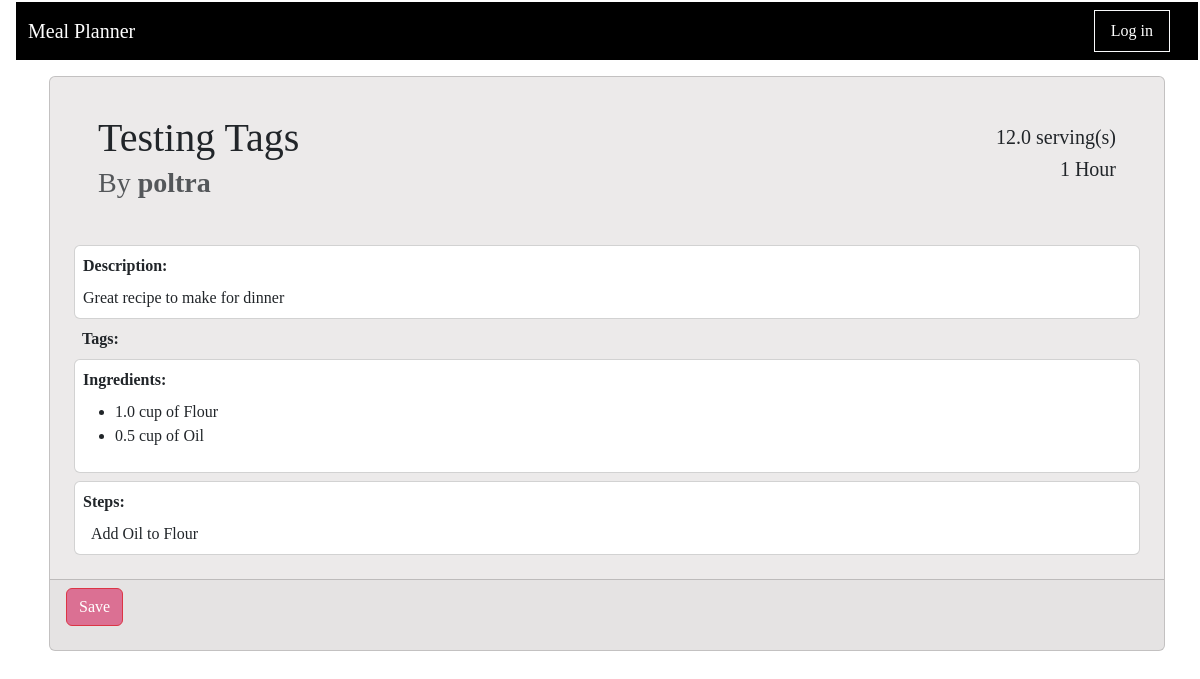
Screenshot of /recipe/2/view with the database file from the repository.
### app/main/models.py (models this page shows, shortened)
class Recipe(db.Model):
    id : sqlo.Mapped[int] = sqlo.mapped_column(primary_key=True)
    title : sqlo.Mapped[str] = sqlo.mapped_column(sqla.String(150), default="")
    description: sqlo.Mapped[str] = sqlo.mapped_column(sqla.String(1500), default="")
    servingSize : sqlo.Mapped[float] = sqlo.mapped_column(sqla.Float, default=0)
    estimatedTime : sqlo.Mapped[str] = sqlo.mapped_column(sqla.String(25), default="")
    steps : sqlo.Mapped[str] = sqlo.mapped_column(sqla.String, default="")
    timestamp : sqlo.Mapped[Optional[datetime]] = sqlo.mapped_column(default = lambda : datetime.now(timezone.utc))
    is_draft : sqlo.Mapped[bool] = sqlo.mapped_column(sqla.Boolean, default=True)
    user_id : sqlo.Mapped[int] = sqlo.mapped_column(sqla.ForeignKey('user.id'))
    writer : sqlo.Mapped['User'] = sqlo.relationship(back_populates='written_recipes')
    tags: sqlo.WriteOnlyMapped['Tag'] = sqlo.relationship(
        secondary=recipe_tags_table,
        primaryjoin=(recipe_tags_table.c.recipe_id == id),
        back_populates='recipes',
        passive_deletes=True)
    recipe_saved_by_users : sqlo.WriteOnlyMapped['User'] = sqlo.relationship(
        secondary=saved_recipes_table,
        primaryjoin=(saved_recipes_table.c.recipe_id == id),
        back_populates='users_saved_recipes',
        passive_deletes=True)
    ingredients_used: sqlo.WriteOnlyMapped['RecipeIngredientUse'] = sqlo.relationship(back_populates='recipe_usecase_recipe', passive_deletes=True)
    def get_tags(self):
        return db.session.scalars(self.tags.select()).all()

class User(db.Model, UserMixin):
    id: sqlo.Mapped[int] = sqlo.mapped_column(primary_key=True)
    first_name: sqlo.Mapped[str] = sqlo.mapped_column(sqla.String(64))
    last_name: sqlo.Mapped[str] = sqlo.mapped_column(sqla.String(64))
    username: sqlo.Mapped[str] = sqlo.mapped_column(sqla.String(64))
    email: sqlo.Mapped[str] = sqlo.mapped_column(sqla.String(120))
    password_hash: sqlo.Mapped[str] = sqlo.mapped_column(sqla.String(256))
    is_certified: sqlo.Mapped[bool] = sqlo.mapped_column(sqla.Boolean, default=False)
    written_recipes: sqlo.WriteOnlyMapped['Recipe'] = sqlo.relationship(back_populates='writer')
    users_saved_recipes : sqlo.WriteOnlyMapped['Recipe'] = sqlo.relationship(
        secondary=saved_recipes_table,
        primaryjoin=(saved_recipes_table.c.user_id == id),
        back_populates='recipe_saved_by_users',
        passive_deletes=True)
    curr_ingredients: sqlo.WriteOnlyMapped['UserIngredientListUse'] = sqlo.relationship(back_populates='userlist_user')

class RecipeIngredientUse(db.Model):
    recipe_id : sqlo.Mapped[int] = sqlo.mapped_column(sqla.ForeignKey(Recipe.id), primary_key=True)
    ingredient_id : sqlo.Mapped[int] = sqlo.mapped_column(sqla.ForeignKey(Ingredient.id), primary_key=True)
    amount : sqlo.Mapped[float] = sqlo.mapped_column(sqla.Float)
    unit : sqlo.Mapped[str] = sqlo.mapped_column(sqla.String(150))
    __table_args__ = (
        sqla.CheckConstraint(unit.in_(UNIT_OPTIONS), name='recipe_unit_check'),
    )
    recipe_usecase_recipe : sqlo.Mapped[Recipe] = sqlo.relationship(back_populates = 'ingredients_used')
    recipe_usecase_ingredient : sqlo.Mapped[Ingredient] = sqlo.relationship(back_populates = 'recipe_involvements')
    def getName(self):
        return db.session.scalars(sqla.select(Ingredient.name).where(Ingredient.id == self.ingredient_id)).first()

class Ingredient(db.Model):
    id : sqlo.Mapped[int] = sqlo.mapped_column(primary_key=True)
    name : sqlo.Mapped[str] = sqlo.mapped_column(sqla.String(20), index=True, unique=True)
    recipe_involvements: sqlo.WriteOnlyMapped['RecipeIngredientUse'] = sqlo.relationship(back_populates='recipe_usecase_ingredient')
    userlist_involvements: sqlo.WriteOnlyMapped['UserIngredientListUse'] = sqlo.relationship(back_populates='userlist_ingredient')

### app/main/routes.py (the view)
@bp_main.route('/recipe/<recipe_id>/view', methods=['GET'])
def viewRecipe(recipe_id):
    theRecipe = db.session.scalars(sqla.select(Recipe).where(Recipe.id == recipe_id)).first()
    if not (theRecipe is None):
        theIngredients = db.session.scalars(sqla.select(RecipeIngredientUse).where(RecipeIngredientUse.recipe_id == recipe_id)).all()
        return render_template('view_recipe.html', recipe = theRecipe, ingredients = theIngredients)
    return redirect(url_for('main.index'))

### meal_planner.py (called while the page is built)
@app.before_request
def initDB(*args, **kwargs):
    if app._got_first_request:
        db.create_all()

### app/main/templates/view_recipe.html (shortened to what this page needs)
{% extends "base.html" %}
{% import 'bootstrap_wtf.html' as wtf %}
{% block content %}
<div class="d-flex justify-content-between align-items-center">
    <div class="card" style="background-color: #eceaea;">
        <div class="d-flex justify-content-between align-items-center">
            <div>
                <h1 class="card-title m-5 mb-2 mt-3"> {{recipe.title}} </h1>
                <h3 class="card-subtitle mb-2 mx-5 text-body-secondary"> By <span class="card-subtitle fw-bold"> {{ recipe.writer.username }} </span>  </h2>
            </div>
            <div class="card-text m-5" style="text-align: right;">
                <h5 class="card-text"> {{recipe.servingSize}} serving(s) </h5>
                <h5 class="card-text"> {{recipe.estimatedTime}} </h5>
            </div>
        </div>
        <div class="card-body">
            <div class="card mx-2 mb-2 p-2" style="width: auto;">
                <p class="card-title fw-bold"> Description: </p>
                <p class="card-text"> {{ recipe.description }}</p>
            </div>
            <div class = "card-tag d-flex flex-wrap justify-content-start gap-1 mat-1 ms-3">
                <p class = "card-title fw-bold">Tags: </p>
            </div>
            <div class="card mx-2 mb-2 p-2" style="width: auto;">
                <p class="card-title fw-bold"> Ingredients: </p>
                <ul>
                    {% for ingredient in ingredients %}
                        <li class="card-text"> {{ingredient.amount}} {{ingredient.unit}} of {{ingredient.getName()}} </li>
                    {% endfor %}
                </ul>
            </div>
            <div class="card mx-2 mb-2 p-2" style="width: auto;">
                <p class="card-title fw-bold" > Steps: </p>
                <p class="card-text ms-2"> {{ recipe.steps }}</p>
            </div>
        </div>
        <div class="card-footer">
            <form action="" method="post">
                    <input type="submit" value="Save" class="btn btn-danger like">
            </form>
        </div>
    </div>
</div>
{% endblock %}

### app/static/css/main.css (style rules this page uses)
body { margin: 1px 1px 1px 15px; padding: 1px; font-family: Tahoma; text-align: left; }
.card { width: 100%; height: 100%; }
.card-footer { display: flex; justify-content: space-between; align-items: center; min-height: 70px; }
.card-tag { display:flex; flex-wrap:wrap; justify-content:center; align-items:center; }
.btn-danger.like { background-color: palevioletred; outline-color: palevioletred; }

### rows the page displays
Recipe: title "Testing Tags", servingSize "12.0", estimatedTime "1 Hour", description "Great recipe to make for dinner", steps "Add Oil to Flour"
User: writer.username "poltra"
RecipeIngredientUse: amount "1.0", unit "cup", getName "Flour"
RecipeIngredientUse: amount "0.5", unit "cup", getName "Oil"
